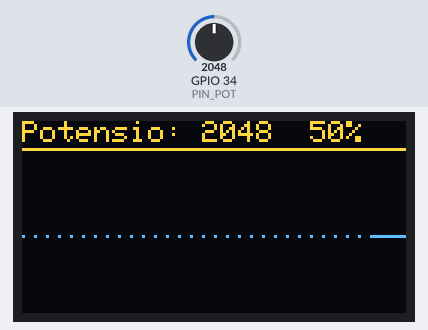
This sketch was run on a simulated ESP32. Shown: 128×64 one-colour display. The test bench sets the inputs (shaded band); at power-on: GPIO 34 (PIN_POT) = 2048. The OLED is the two-colour kind (top 16 rows yellow); what the sketch prints to the serial monitor is not drawn.

Above: at 2.2 s.
2.3 s: GPIO 34 (PIN_POT) set to 1039
At 2.43 s:
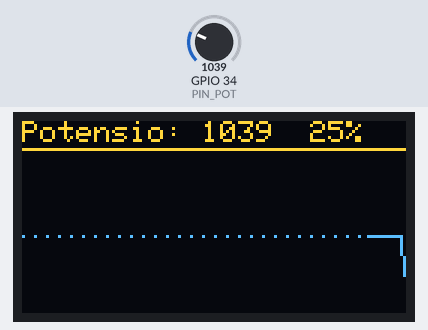
3.8 s: GPIO 34 (PIN_POT) set to 940
At 4.13 s:
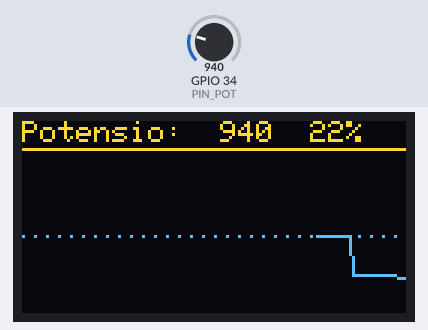
5.3 s: GPIO 34 (PIN_POT) set to 445
At 5.43 s:
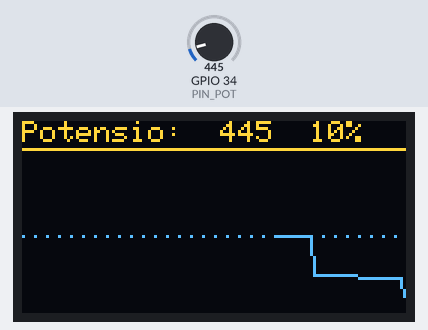
6.8 s: GPIO 34 (PIN_POT) set to 382
At 7.13 s:
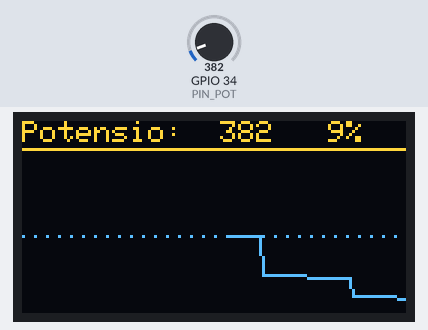

The sketch:

p5_grafik_potensio.ino
```cpp
/*
 * BAB 35 - Program 5: Grafik Potensiometer
 * Membaca potensiometer dan menggambar grafik 128 sampel terakhir
 * (±12,8 detik) yang terus bergeser ke kiri. Layar diperbarui dengan
 * laju tetap: 10 kali per detik.
 *
 * Rangkaian: pin VR10K (header kuning, pin ke-5 dari kiri) → IO34 (kabel jumper)
 *            OLED di IO21/IO22 lewat jumper cap, alamat 0x3C
 * Library: Adafruit SSD1306 + Adafruit GFX Library (by Adafruit)
 */

#include <Wire.h>
#include <Adafruit_GFX.h>
#include <Adafruit_SSD1306.h>

#define PIN_SDA      21
#define PIN_SCL      22
#define LEBAR_LAYAR  128
#define TINGGI_LAYAR 64
#define ALAMAT_OLED  0x3C
#define PIN_POT      34

Adafruit_SSD1306 oled(LEBAR_LAYAR, TINGGI_LAYAR, &Wire, -1);

// Area grafik di layar
const int JUMLAH_SAMPEL = 128;  // satu sampel untuk setiap kolom piksel
const int GRAFIK_ATAS   = 12;   // y teratas area grafik
const int GRAFIK_BAWAH  = 63;   // y terbawah area grafik

// Penyimpanan melingkar (circular buffer) untuk 128 sampel terakhir
int sampel[JUMLAH_SAMPEL];
int posisiTulis  = 0;  // indeks tempat sampel berikutnya ditulis
int jumlahTerisi = 0;  // berapa sampel yang sudah ada (maksimal 128)

// Timer serbaguna dari BAB 16
struct Timer {
  unsigned long interval;   // ms
  unsigned long waktuLalu;  // hasil millis() saat terakhir dijalankan

  bool sudahWaktunya(unsigned long sekarang) {
    if (sekarang - waktuLalu >= interval) {
      waktuLalu = sekarang;
      return true;
    }
    return false;
  }
};

Timer timerGambar  = {100, 0};   // 10 kali per detik
Timer timerLaporan = {1000, 0};  // laporan ke Serial setiap detik
unsigned long jumlahFrame = 0;   // berapa kali display() sejak laporan terakhir

void berhenti(const char *pesan) {
  Serial.println(pesan);
  while (true) {
    delay(1000);
  }
}

void simpanSampel(int nilai) {
  sampel[posisiTulis] = nilai;
  posisiTulis = (posisiTulis + 1) % JUMLAH_SAMPEL;  // setelah 127 kembali ke 0
  if (jumlahTerisi < JUMLAH_SAMPEL) {
    jumlahTerisi = jumlahTerisi + 1;
  }
}

// Mengubah nilai ADC (0-4095) menjadi koordinat y: makin besar nilai, makin ke atas
int keY(int nilai) {
  return map(nilai, 0, 4095, GRAFIK_BAWAH, GRAFIK_ATAS);
}

void gambarGrafik(int nilaiSekarang) {
  oled.clearDisplay();
  oled.setTextSize(1);
  oled.setTextColor(SSD1306_WHITE);
  oled.setCursor(0, 0);
  oled.printf("Potensio:%5d %3d%%", nilaiSekarang, nilaiSekarang * 100 / 4095);
  oled.drawLine(0, 9, 127, 9, SSD1306_WHITE);

  // Garis bantu putus-putus di nilai tengah (2048 = 50%)
  int yTengah = keY(2048);
  for (int x = 0; x < LEBAR_LAYAR; x += 4) {
    oled.drawPixel(x, yTengah, SSD1306_WHITE);
  }

  // Grafik: sampel tertua di kiri, sampel terbaru di kolom paling kanan
  int xAwal = JUMLAH_SAMPEL - jumlahTerisi;
  for (int i = 1; i < jumlahTerisi; i++) {
    int iLama = (posisiTulis - jumlahTerisi + i - 1 + JUMLAH_SAMPEL) % JUMLAH_SAMPEL;
    int iBaru = (iLama + 1) % JUMLAH_SAMPEL;
    oled.drawLine(xAwal + i - 1, keY(sampel[iLama]),
                  xAwal + i,     keY(sampel[iBaru]), SSD1306_WHITE);
  }

  oled.display();  // satu kali kirim per frame
  jumlahFrame = jumlahFrame + 1;
}

void setup() {
  Serial.begin(115200);
  delay(1000);
  Serial.println("BAB 35 - Program 5: Grafik Potensiometer");

  Wire.begin(PIN_SDA, PIN_SCL);
  Wire.beginTransmission(ALAMAT_OLED);
  if (Wire.endTransmission() != 0) {
    berhenti("OLED tidak menjawab di 0x3C! Periksa jumper cap SCL/SDA OLED.");
  }
  if (!oled.begin(SSD1306_SWITCHCAPVCC, ALAMAT_OLED)) {
    berhenti("Gagal menyiapkan OLED: RAM tidak cukup untuk buffer.");
  }
  oled.clearDisplay();
  oled.display();

  // Kedua timer mulai dihitung dari sekarang, bukan dari ESP32 menyala
  unsigned long sekarang = millis();
  timerGambar.waktuLalu = sekarang;
  timerLaporan.waktuLalu = sekarang;
}

void loop() {
  unsigned long sekarang = millis();

  // Tugas 1: baca, simpan, dan gambar dengan laju tetap
  if (timerGambar.sudahWaktunya(sekarang)) {
    int nilai = analogRead(PIN_POT);  // 0-4095
    simpanSampel(nilai);
    gambarGrafik(nilai);
  }

  // Tugas 2: laporan setiap detik
  if (timerLaporan.sudahWaktunya(sekarang)) {
    int terakhir = sampel[(posisiTulis - 1 + JUMLAH_SAMPEL) % JUMLAH_SAMPEL];
    Serial.printf("Potensio: %4d (%3d%%) | layar: %lu frame/detik\n",
                  terakhir, terakhir * 100 / 4095, jumlahFrame);
    jumlahFrame = 0;
  }
}
```
